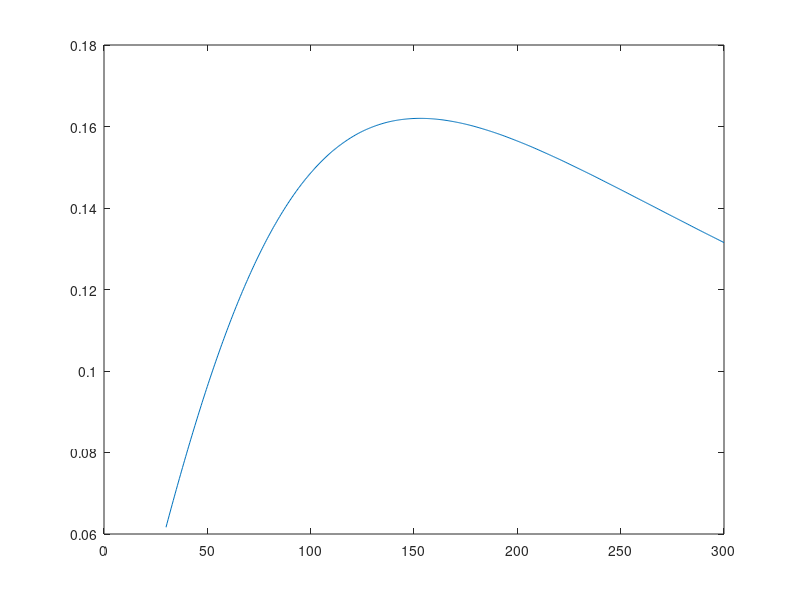

The MATLAB script that drew this image:
clear
clc
close all

%%create user inputs
%%v = input('Total silo volume in cubic feet; ');
%%r = input('Cylinder radius in feet: ');
%%R = input('Sphere radius in feet: ');
%v = 120000;
%r =- 30;
%R=45;
%%intermediate calculations
%theta = asin(r/R);
%h = R*(1-cos(theta));
%Vcap = (1/3)*pi*h^2*(3*R-h);
%
%%calculate cylinder height
%H = (v-Vcap)/(pi*r^2);
%
%%display results
%%disp(H);
%
%fprintf('Cylinder height is %3.2f feet. \n',H);

%%%%%%%%%%%%%%%%%%%%%%%%%%%%%%%%%%%%%%%%%%%%%%%%%%%%%%%%%

%vo = input('Enter initial velocity in m/s: ');
%theta = input('Enter angle in degrees: ');
%g = 9.81;
%
%%calculations
%R = 2*vo^2*cosd(theta)*sind(theta)/g;
%tR = R/(vo*cosd(theta));
%
%%display outputs
%fprintf('Total distance travelled is %3.2f feet \n', R);
%fprintf('Total time travelled is %3.2f seconds \n', tR);

%%%%%%%%%%%%%%%%%%%%%%%%%%%%%%%%%%%%%%%%%%%%%%%%%%%%%%%%%
%Define constants
H = 50;
h = 130;
x = [30:0.5:300];

%Angle calculations
thetatop = atan((H+h)./x);
thetabot = atan(h./x);
theta = thetatop - thetabot;

%Plotting
plot(x,theta);

%Find maximum theta, distance
[tMax, iMax] = max(theta)
xMax = x(iMax)


%output
fprintf('Maximum angle (%3.2f degrees) occurs at %3.2f feet from building \n',tMax*(180/pi), xMax);






